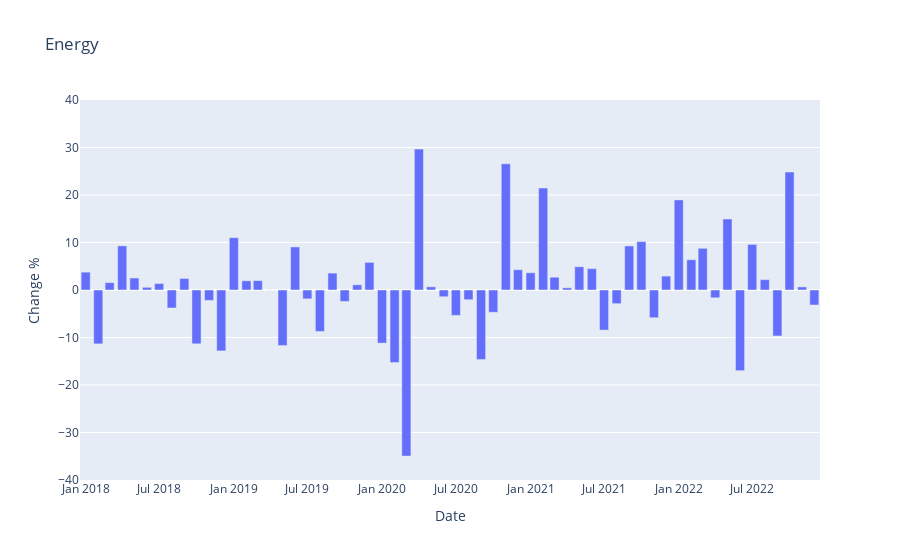

Source (notebook cell):
### Code cell
fig = px.bar(energy_perf_df, x=energy_perf_df['Date'], y=energy_perf_df['Change %'], title = "Energy", range_y=[-40,40])
fig.show()
